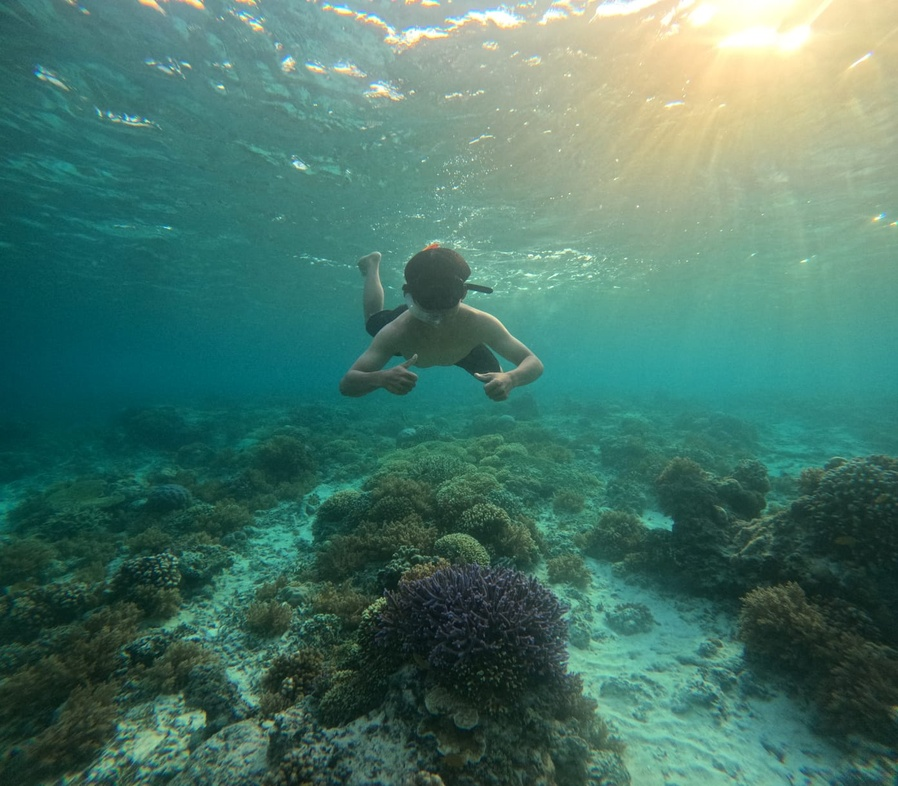
#> input picture pertemuan5/photo.jpg, 898 x 786 px, shrunk from 1392 x 1218 before the run
$ python segmentasi-watershed.py
#> lines starting #> are read from the running program, lines starting #| are printed output that depends on the picture; after the words box and inside, x2 and y2 are one past the last pixel; in counts of white or black regions, pixels touching at a corner belong together
import cv2
import numpy as np

#membacaa gambar
image = cv2.imread('photo.jpg')
#> image is the input picture: shape (786, 898, 3); mean B, G, R 105.7, 119.3, 73.6
gray = cv2.cvtColor(image, cv2.COLOR_BGR2GRAY)

#thresholding
ret, thresh = cv2.threshold(gray, 0, 255, cv2.THRESH_BINARY_INV + cv2.THRESH_OTSU)
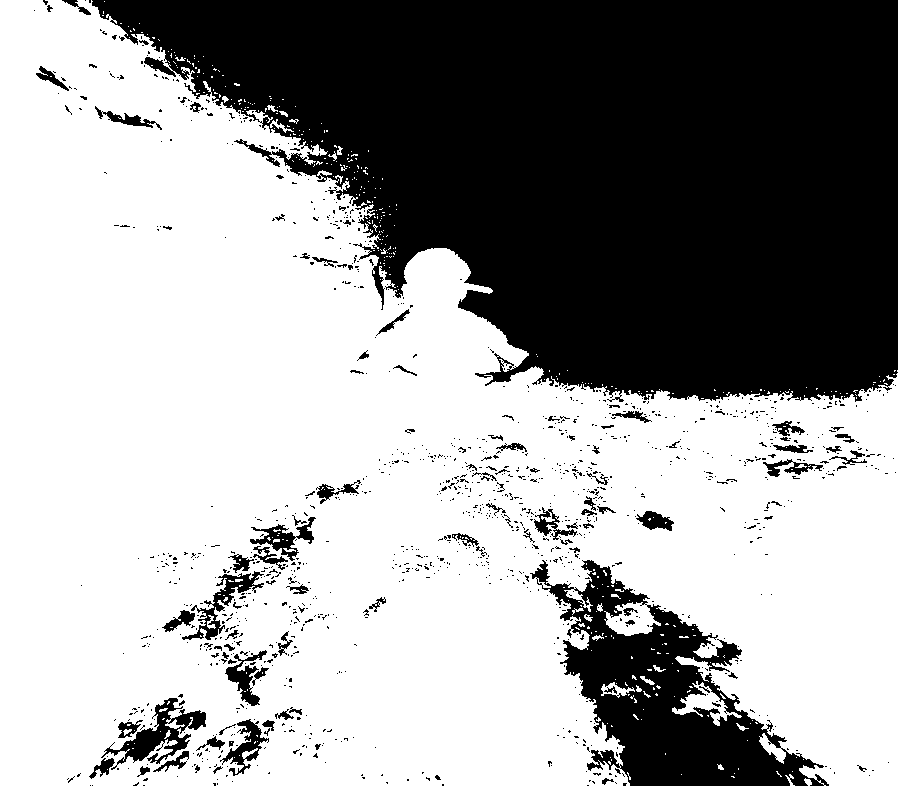
#> thresh: shape (786, 898); 62.5% white; 1237 black regions (1133 under 20 px), largest, box (x1, y1, x2, y2) and area: (92, 0, 898, 402) 220667, (530, 560, 829, 786) 25789, (101, 698, 206, 770) 2244
#> ret = 115

#noise removal
kernel = np.ones((3, 3), np.uint8)
opening = cv2.morphologyEx(thresh, cv2.MORPH_OPEN, kernel, iterations=2)
#> opening: shape (786, 898); 60.1% white; 393 black regions (324 under 20 px), largest, box (x1, y1, x2, y2) and area: (85, 0, 898, 421) 226080, (525, 555, 829, 786) 29730, (162, 515, 316, 713) 7039

#dilasi untuk menonjolkan latar belakang
sure_bg = cv2.dilate(opening, kernel, iterations=3)
#> sure_bg: shape (786, 898); 64.6% white; 59 black regions (27 under 20 px), largest, box (x1, y1, x2, y2) and area: (95, 0, 898, 402) 218304, (552, 563, 824, 786) 23120, (122, 703, 203, 768) 1904

#menghitung jarak dari foreground
dist_transform = cv2.distanceTransform(opening, cv2.DIST_L2, 5)
ret, sure_fg = cv2.threshold(dist_transform, 0.7 * dist_transform.max(), 255, 0)
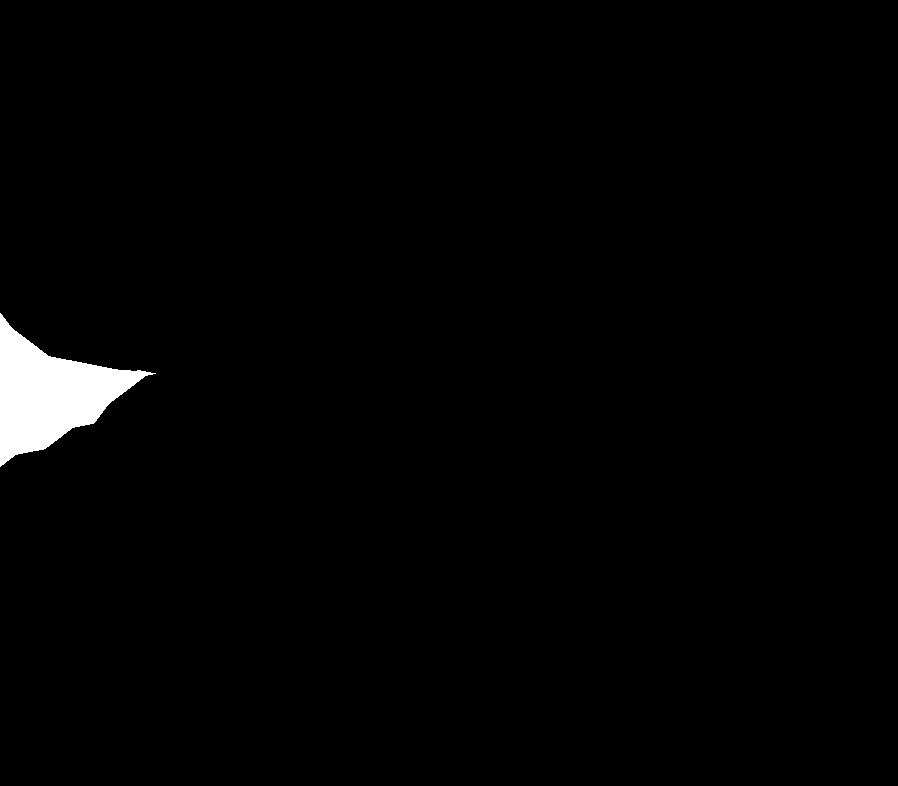
#> sure_fg: shape (786, 898) float32; 1.5% white; 1 white region, box (x1, y1, x2, y2) and area: (0, 313, 156, 467) 10478
#> ret = 143.5

#menandai area yang tidak jelas
sure_fg = np.uint8(sure_fg)
unknown = cv2.subtract(sure_bg, sure_fg)
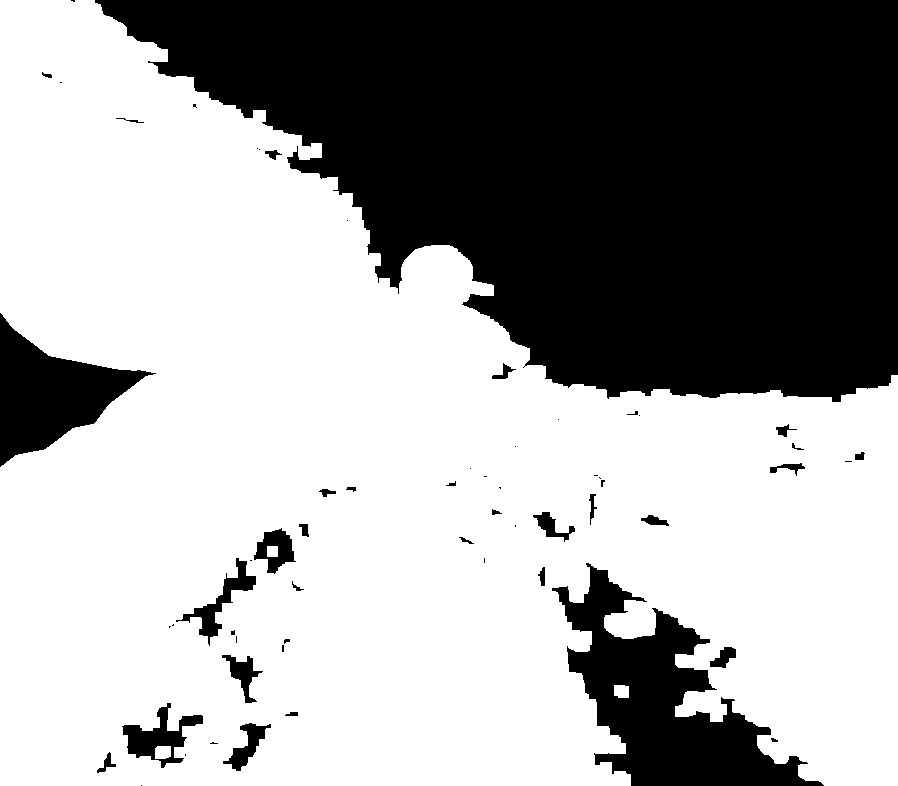
#> unknown: shape (786, 898); 63.1% white; 60 black regions (27 under 20 px), largest, box (x1, y1, x2, y2) and area: (95, 0, 898, 402) 218304, (552, 563, 824, 786) 23120, (0, 313, 156, 467) 10478

#menandai komponen yang terhubung
ret, markers = cv2.connectedComponents(sure_fg)
#> ret = 2

#menambah satu untuk memastikan latarbelakang tiadak 0
markers = markers + 1
markers[unknown ==255] = 0
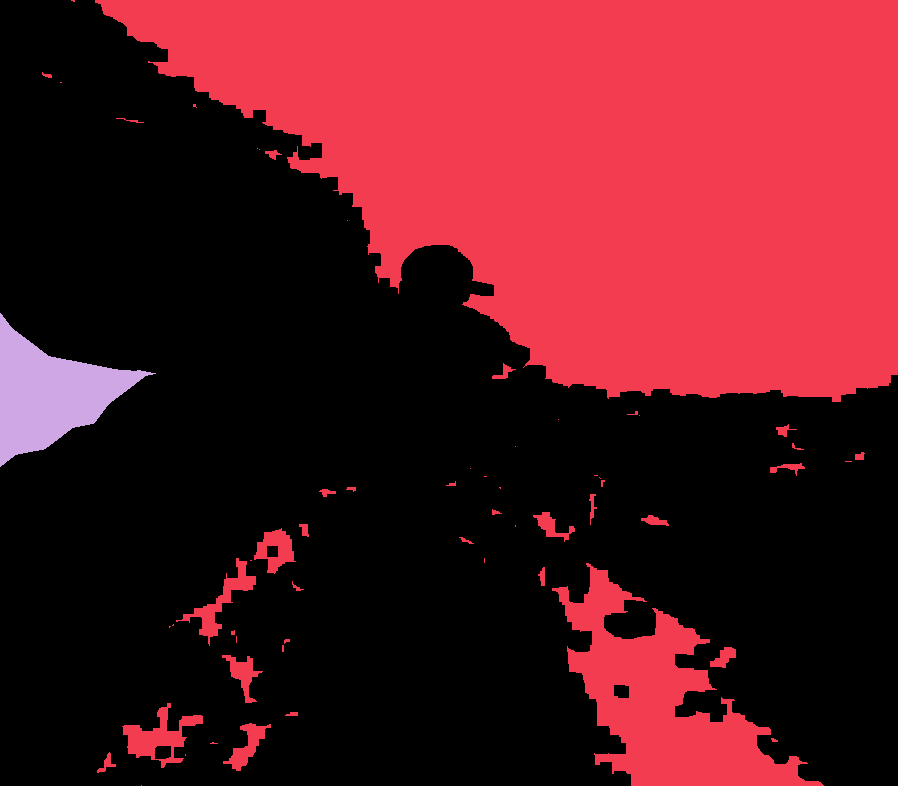
#> markers: shape (786, 898) int32; 3 distinct labels, from 0 to 2; one colour per label, 0 black

#menerapkan algoritma watershed
markers = cv2.watershed(image, markers)
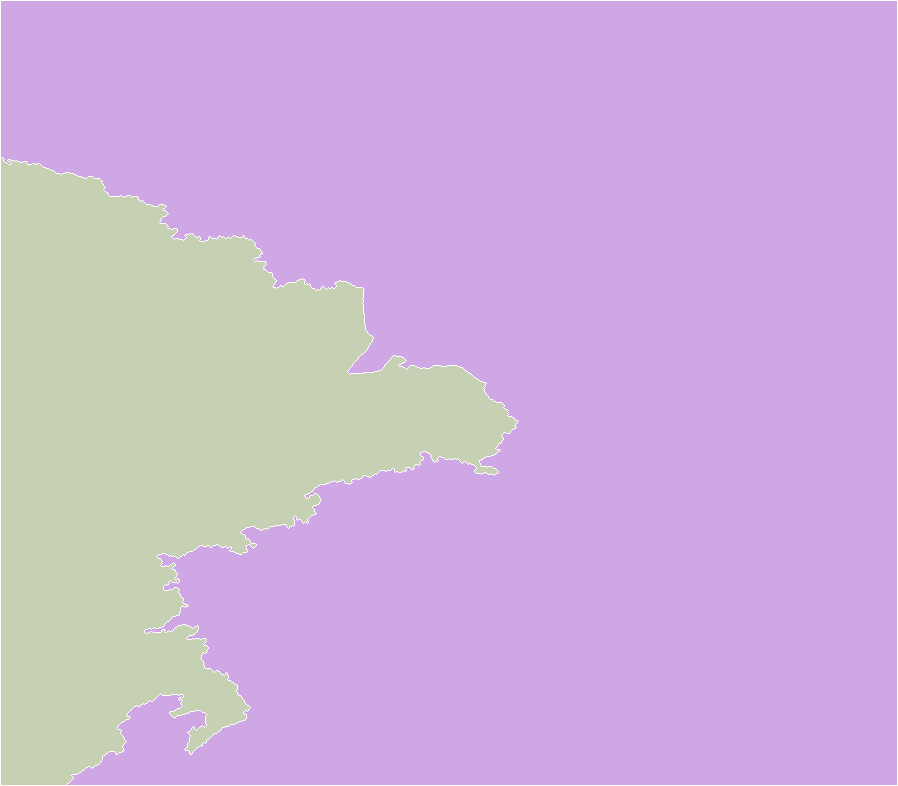
#> markers: shape (786, 898) int32; 3 distinct labels, from -1 to 2; one colour per label, 0 black, -1 white
image[markers == -1] = [255, 0, 0]
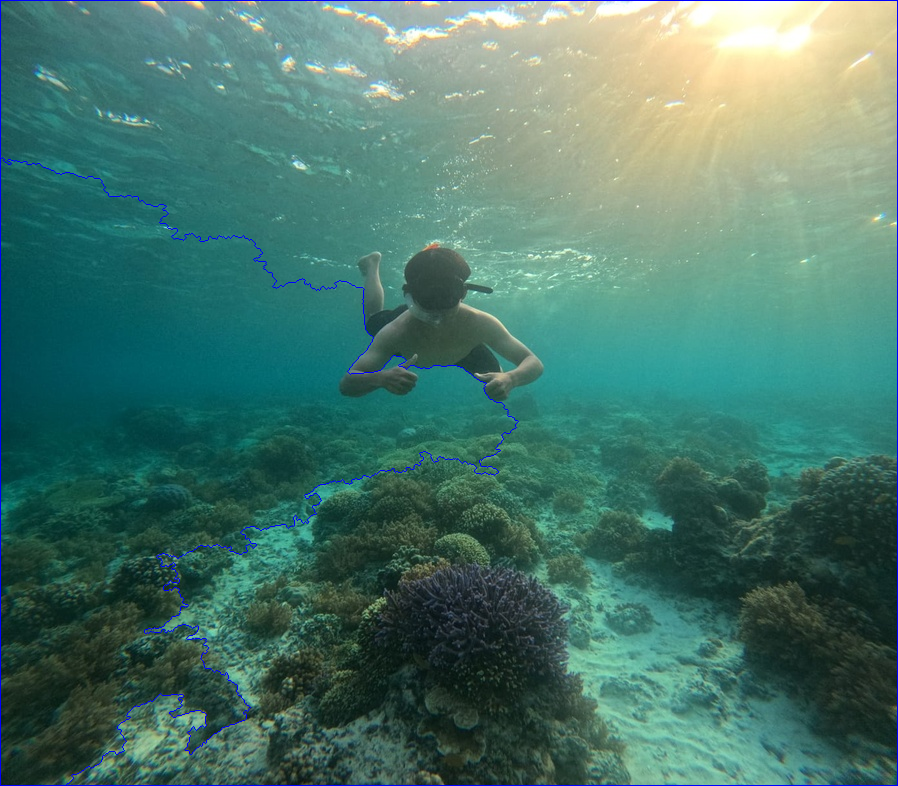
#> image: shape (786, 898, 3); 0.78% of pixels changed, all inside (x1, y1, x2, y2) = (0, 0, 898, 786)

#menampilkan hasil
cv2.imshow('Watershed Segmentation', image)
cv2.waitKey(0)
cv2.destroyAllWindows()
